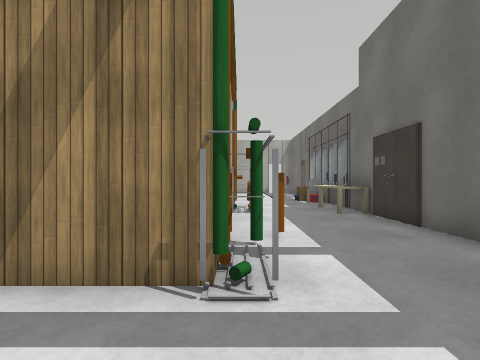
view 1 (above)

15 first-person views from a walk through a Webots world. The camera is 0.9 m above the floor, looks level and sees 80° across. Doors are drawn as open doorways. The floor is counted in squares, 1 m on a side. Each view is taken from the middle of a square. On the plan, view 1 faces up. The plan holds only what a view shows up to about 11 squares ahead; the rest is blank. Robots are left out. Webots' stock objects and surfaces are drawn as simple stand-ins.

view 2
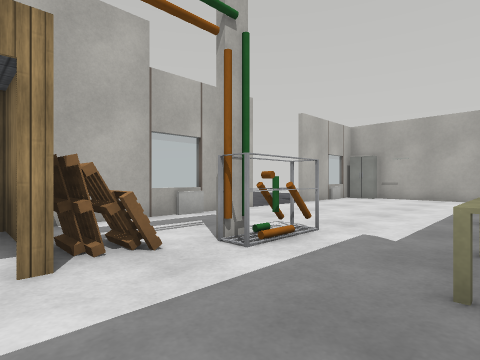

view 3
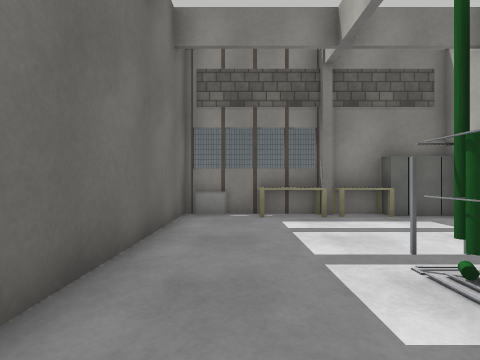

view 4
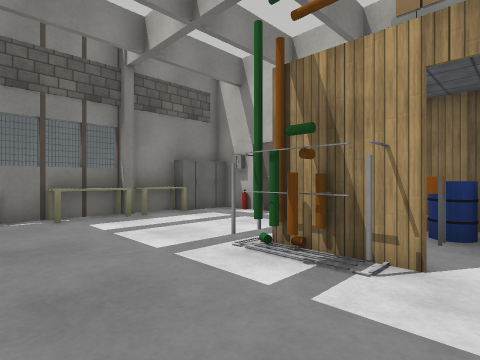

view 5
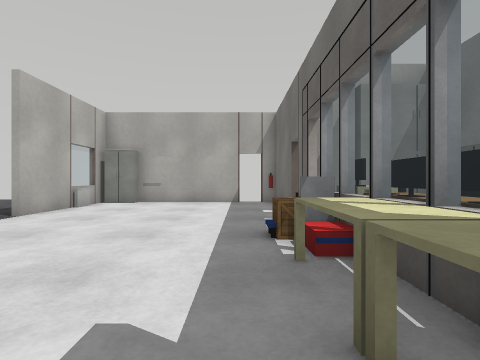

view 6
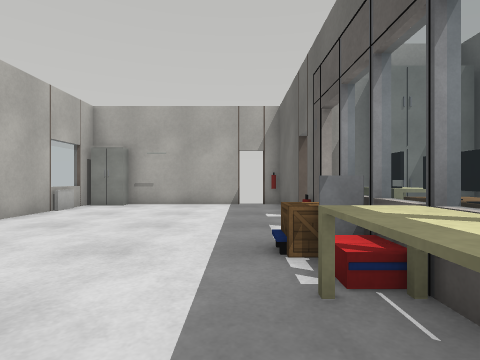

view 7
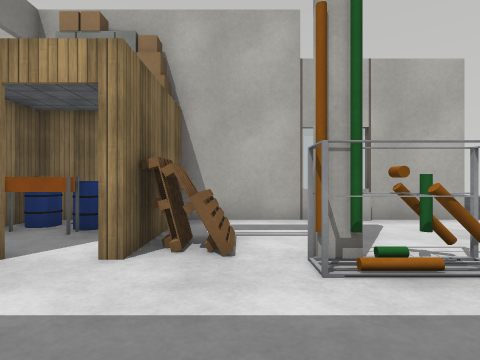

view 8
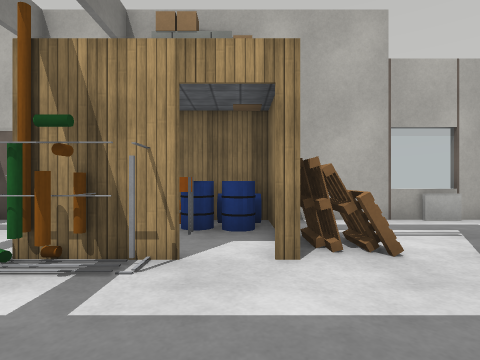

view 9
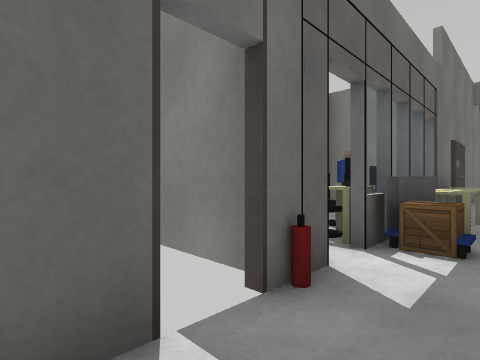

view 10
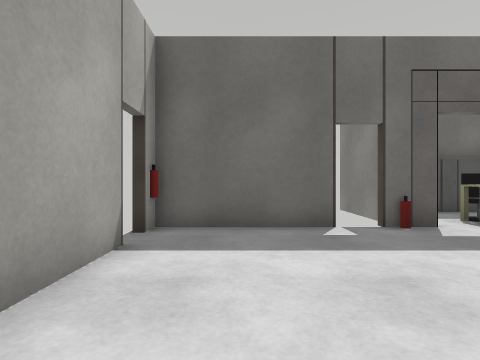

view 11
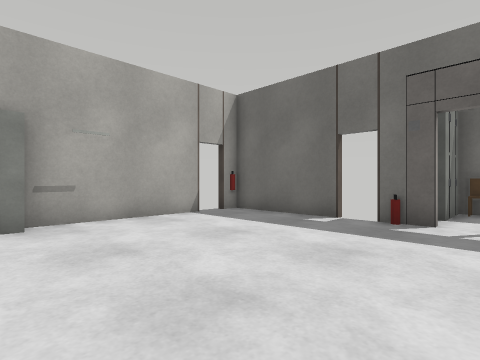

view 12
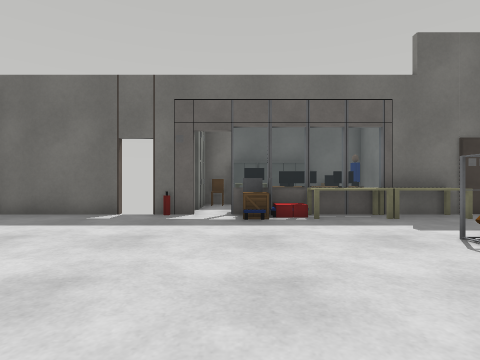

view 13
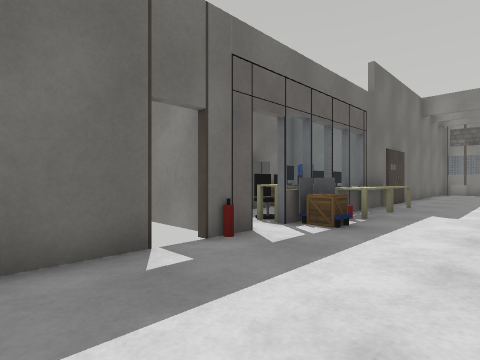

view 14
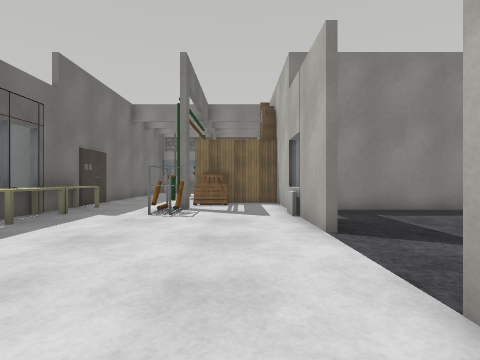

view 15
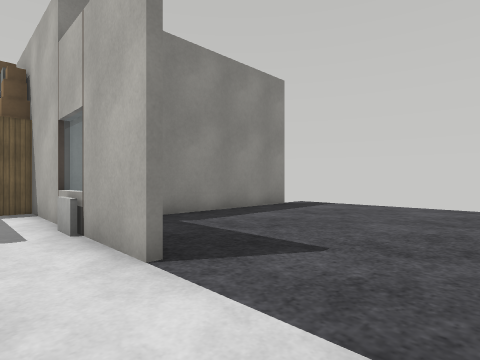

### Floor plan
Points are (right, up) in squares from view 1. A wall is a line through its corners. A room is listed if a view was taken in it or the views show most of it. See-through windows are left out.
Room 1 (views 1, 2, 3, 4, 5, 6, 7, 8, 9, 10, 11, 13, 14, 15)
walls: (3.5, 7.2) (3.5, 8.6); (3.9, 8.6) (6.5, 8.6); (-2.1, 5.6) (-3.4, 5.6); (-3.5, 5.7) (-1.4, 5.7); (-0.6, 2.4) (-1.2, 2.4); (-3.5, 12.1) (-3.5, 2.5) (-2.5, 2.5); (3.5, 14.1) (3.5, 19.6); (4.6, 14.8) (3.8, 14.8); (-3.5, -0.9) (-3.5, -2.6) (-1.4, -2.6); (3.5, -2.4) (3.5, 5.5); (2, 19.6) (-2.1, 19.6); (-3.5, 19.5) (-3.5, 15)
ways out: opening at (-4, 13.5) to room 2; open door at (2, 20); open door at (3.5, 16)
objects: cabinet (-3, -2); door leaf (-3, 0); barrel (-3, 3) to (-2, 3); other object (-3, 4); barrel (-3, 5); radiator (-3, 10); radiator (-3, 18); cabinet (-3, 19); cabinet (-2, -2); other object (-2, -1); barrier (-2, 4); barrel (-2, 5); grey panel (-1, -4) to (3, -4); grey panel (-1, -3); table (-1, -2); pallet (-1, 6); pallet (-1, 7); brown pole (-1, 8); green pole (-1, 9); pole (0, -3) to (0, -2); grey post (0, 1); green cylinder (0, 2); brown cylinder (0, 3); wooden box (0, 6); green pole (0, 8); brown pole (0, 9); green cylinder (0, 10); grey panel (1, -3) to (2, -3); table (1, -2); grey post (1, 2); green pole (1, 3); pole (1, 8); brown cylinder (1, 9); plastic crate (2, 12); black box (2, 13); radiator (3, -3); door leaf (3, 6); table (3, 8) to (3, 9); table (3, 10); plastic crate (3, 11); cart (3, 12); cart (3, 13); black box (3, 14); fire extinguisher (3, 15); fire extinguisher (3, 20); monitor (4, 10); monitor (4, 11); monitor (4, 12); table (4, 13); other object (5, 10); other object (5, 11) to (5, 12); office chair (5, 13); cabinet (5, 14); person (6, 9); other object (6, 10); cabinet (6, 11); cabinet (6, 12); cabinet (6, 13); chair (6, 14)
Room 2 (view 12)
walls: (-11, 8.4) (-3.4, 8.4)
ways out: opening at (-4, 13.5) to room 1; gap at (-11, 8)

Positions as (right, up) in squares from view 1, and headings:
1: (0, 0), facing up
2: (3, 5), facing up-left
3: (2, 5), facing down
4: (3, 5), facing down-left
5: (2, 8), facing up
6: (2, 9), facing up
7: (3, 7), facing left
8: (3, 5), facing left
9: (2, 17), facing down-right
10: (-2, 18), facing right
11: (-3, 13), facing up-right
12: (-4, 13), facing right
13: (0, 18), facing down-right
14: (-2, 17), facing down
15: (-2, 15), facing down-left
